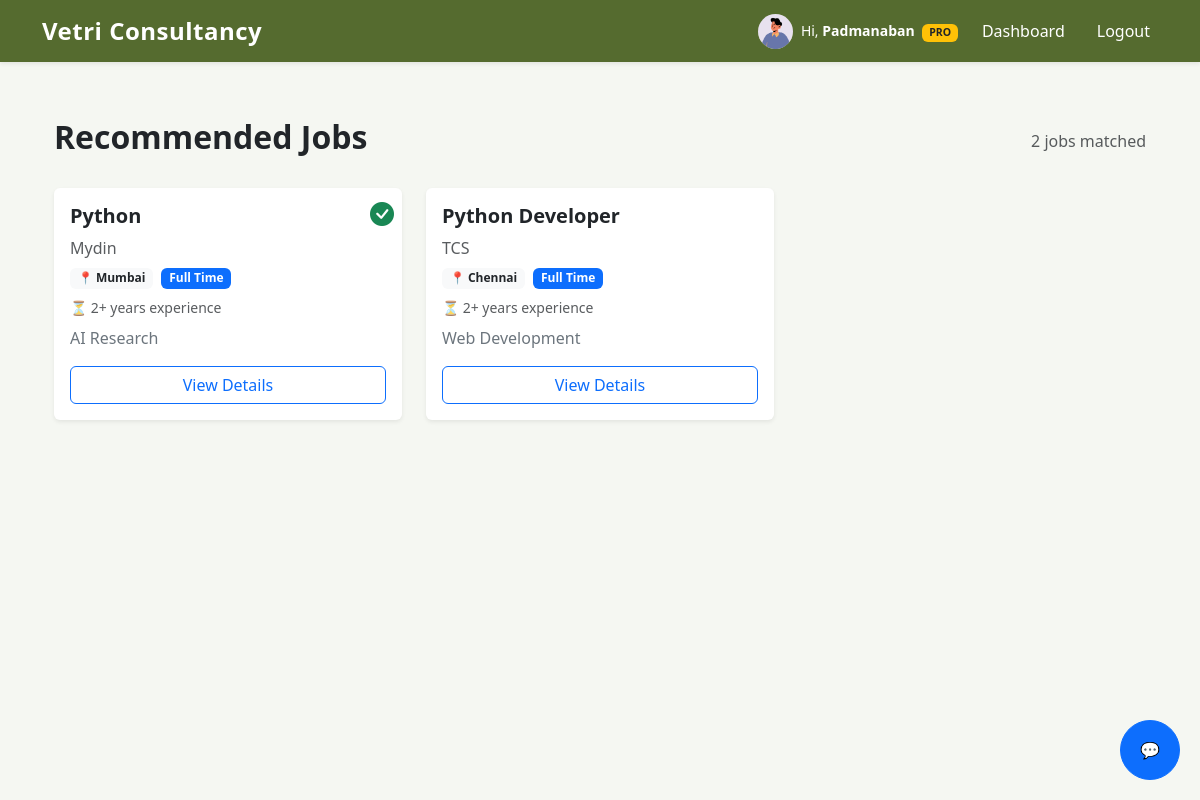
Screenshot of /jobs/recommended/ (signed in) with the database file from the repository.
### accounts/models.py (models this page shows, shortened)
class User(AbstractUser):
    ROLE_CHOICES = (
        ('CANDIDATE', 'Candidate'),
        ('CONSULTANT', 'Consultant'),
        ('ADMIN', 'Admin'),
    )
    username = None
    email = models.EmailField(unique=True)
    role = models.CharField(max_length=20, choices=ROLE_CHOICES, default='CANDIDATE')
    USERNAME_FIELD = 'email'
    REQUIRED_FIELDS = []
    objects = CustomUserManager()

### profiles/models.py (models this page shows, shortened)
class CandidateProfile(models.Model):
    user = models.OneToOneField(
        settings.AUTH_USER_MODEL,
        on_delete=models.CASCADE,
        related_name='profile'
    )
    first_name = models.CharField(max_length=50, blank=True)
    last_name = models.CharField(max_length=50, blank=True)
    phone = models.CharField(max_length=20, blank=True)
    location = models.CharField(max_length=100, blank=True)
    experience_years = models.DecimalField(
        max_digits=4, decimal_places=1, null=True, blank=True
    )
    skills = models.TextField(blank=True, help_text="Comma-separated skills")
    resume = models.FileField(
        upload_to=user_resume_path,
        validators=[
            FileExtensionValidator(allowed_extensions=['pdf', 'doc', 'docx']),
            validate_file_size_5mb
        ],
        null=True,
        blank=True
    )
    profile_image = models.ImageField(
        upload_to=user_profile_image_path,
        null=True,
        blank=True
    )
    bio = models.TextField(blank=True, null=True)
    linkedin = models.URLField(blank=True, null=True)
    github = models.URLField(blank=True, null=True)
    created_at = models.DateTimeField(default=timezone.now)
    updated_at = models.DateTimeField(auto_now=True)

### jobs/models.py (models this page shows, shortened)
class Job(models.Model):
    JOB_TYPE_CHOICES = (
        ('FT', 'Full Time'),
        ('PT', 'Part Time'),
        ('RM', 'Remote'),
    )
    posted_by = models.ForeignKey(
        settings.AUTH_USER_MODEL,
        on_delete=models.CASCADE,
        related_name='posted_jobs'
    )
    title = models.CharField(max_length=200)
    company = models.CharField(max_length=150)
    location = models.CharField(max_length=150)
    experience = models.PositiveIntegerField(help_text="Experience in years")
    job_type = models.CharField(max_length=2, choices=JOB_TYPE_CHOICES)
    domain = models.CharField(max_length=150, help_text="Eg: Web Development, Data Science")
    skills = models.TextField(help_text="Comma separated skills")
    description = models.TextField()
    posted_on = models.DateTimeField(auto_now_add=True)
    is_active = models.BooleanField(default=True)

### jobs/views.py (the view)
# urls.py: path('recommended/', recommended_jobs_view, name='recommended_jobs'),
@login_required
def recommended_jobs_view(request):
    user = request.user
    if user.role != 'CANDIDATE':
        return redirect('jobs:jobs_list')
    profile = getattr(user, 'profile', None)
    if not profile or not profile.skills:
        jobs = Job.objects.none()
    else:
        skills = [s.strip().lower() for s in profile.skills.split(',') if s.strip()]
        query = Q()
        for skill in skills:
            query |= (
                Q(title__icontains=skill) |
                Q(domain__icontains=skill) |
                Q(description__icontains=skill)
            )
        jobs = Job.objects.filter(query).distinct().order_by('-posted_on')
    applied_job_ids = Application.objects.filter(
        user=user
    ).values_list('job_id', flat=True)
    saved_job_ids = SavedJob.objects.filter(
        user=user
    ).values_list('job_id', flat=True)
    paginator = Paginator(jobs, 9)
    page_number = request.GET.get('page')
    page_obj = paginator.get_page(page_number)
    return render(request, 'jobs/recommended_jobs.html', {
        'page_obj': page_obj,
        'applied_job_ids': applied_job_ids,
        'saved_job_ids': saved_job_ids,
    })

### subscriptions/models.py (called while the page is built)
    def is_pro(self):
        if self.plan != 'PRO':
            return False
        if self.end_date and self.end_date < timezone.now():
            return False
        return True

### jobs/templates/jobs/recommended_jobs.html (shortened to what this page needs)
{% extends "base.html" %}
{% block content %}
<div class="container mt-5">
    <div class="d-flex justify-content-between align-items-center mb-4">
        <h2 class="fw-bold">Recommended Jobs</h2>
        <span class="text-muted">{{ page_obj.paginator.count }} jobs matched</span>
    </div>
    {% if page_obj %}
    <div class="row">
        {% for job in page_obj %}
        <div class="col-md-4 mb-4">
            <div class="card shadow-sm h-100 border-0 job-card position-relative">
                {% if job.id in applied_job_ids %}
                    <i class="bi bi-check-circle-fill position-absolute top-0 end-0 m-2 text-success fs-4"
                       title="Applied"></i>
                {% elif job.id in saved_job_ids %}
                    <i class="bi bi-bookmark-fill position-absolute top-0 end-0 m-2 text-warning fs-4"
                       title="Saved"></i>
                {% endif %}
                <div class="card-body d-flex flex-column">
                    <h5 class="card-title fw-bold">{{ job.title }}</h5>
                    <p class="text-muted mb-1">{{ job.company }}</p>
                    <div class="mb-2">
                        <span class="badge bg-light text-dark me-1">
                            📍 {{ job.location }}
                        </span>
                        <span class="badge bg-primary">
                            {{ job.get_job_type_display }}
                        </span>
                    </div>
                    <p class="small text-muted mb-2">
                        ⏳ {{ job.experience }}+ years experience
                    </p>
                    <p class="card-text text-secondary">
                        {{ job.domain }}
                    </p>
                    <div class="mt-auto">
                        <a href="{% url 'jobs:job_detail' job.id %}"
                           class="btn btn-outline-primary w-100">
                            View Details
                        </a>
                    </div>
                </div>
            </div>
        </div>
        {% empty %}
        <p class="text-center text-muted mt-4">
            No recommended jobs found based on your skills.
        </p>
        {% endfor %}
    </div>
    {% else %}
        <p class="text-muted">
            Add skills to your profile to see recommendations.
        </p>
    {% endif %}
</div>
{% endblock %}

### templates/base.html (shortened to what this page needs)
{% load static %}
<!DOCTYPE html>
<html lang="en">
<head>
    <link rel="stylesheet" href="https://cdn.jsdelivr.net/npm/bootstrap-icons@1.10.5/font/bootstrap-icons.css">
    <link href="https://cdn.jsdelivr.net/npm/bootstrap@5.3.3/dist/css/bootstrap.min.css" rel="stylesheet">
</head>
<body>
    {% if not hide_nav %}
    <nav class="navbar navbar-expand-lg fixed-top shadow-sm">
        <div class="container">
            <a class="navbar-brand logo"
                href="{% if user.is_authenticated %}{% url 'jobs:jobs_list' %}{% else %}{% url 'accounts:login' %}{% endif %}">
                Vetri Consultancy
            </a>
            <div class="collapse navbar-collapse" id="navbarNav">
                <ul class="navbar-nav ms-auto align-items-center gap-3">
                    {% if user.is_authenticated %}
<li class="nav-item d-flex align-items-center gap-2">
    {% if user.role == 'CANDIDATE' %}
        {% if user.profile.profile_image %}
            <img src="{{ user.profile.profile_image.url }}"
                 alt="Profile"
                 class="rounded-circle"
                 width="35"
                 height="35"
                 style="object-fit: cover;">
        {% endif %}
        <span class="text-white small">
            Hi,
            <strong>{{ user.profile.first_name|default:user.email }}</strong>
            {% if user.subscription.is_pro %}
                <span class="badge bg-warning text-dark ms-1">PRO</span>
            {% else %}
                <span class="badge bg-secondary ms-1">FREE</span>
            {% endif %}
        </span>
    {% elif user.role == 'CONSULTANT' %}
</li>
                    <li class="nav-item">
                        <a class="nav-link {% if request.resolver_match.url_name == 'dashboard' and request.resolver_match.app_name == 'accounts' %}active{% endif %}"
                            href="{% url 'accounts:dashboard' %}">
                            Dashboard
                        </a>
                    </li>
                    <li class="nav-item">
                        <form method="post" action="{% url 'accounts:logout' %}">
                            <button type="submit" class="logout-btn nav-link">Logout</button>
                        </form>
                    </li>
                    {% endif %}
                </ul>
            </div>
        </div>
    </nav>
    {% endif %}
    <div class="container">
        {% block content %}{% endblock %}
    </div>
<button id="chatbotBtn" class="btn btn-primary" style="position:fixed; bottom:20px; right:20px; border-radius:50%; width:60px; height:60px;">
    💬
</button>
</body>
</html>

### templates/base.html (style rules this page uses)
body { padding-top: 70px; background-color: #F5F7F2; }
.navbar { background-color: #556B2F !important; }
.navbar .nav-link, .navbar-brand { color: #ffffff !important; font-weight: 500; }
.logo { font-weight: bold; font-size: 1.5rem; letter-spacing: 0.5px; }
.logout-btn { color: #ffffff; background: none; border: none; padding: 0; }

### jobs/templates/jobs/recommended_jobs.html (style rules this page uses)
.job-card { transition: transform 0.2s ease, box-shadow 0.2s ease; }

### rows the page displays
User: profile.profile_image (picture), profile.first_name "Padmanaban"
Job: title "Python", company "Mydin", location "Mumbai", job_type "Full Time", experience "2", domain "AI Research"
Job: title "Python Developer", company "TCS", location "Chennai", job_type "Full Time", experience "2", domain "Web Development"

### other values shown
{{ page_obj.paginator.count }} "2"
